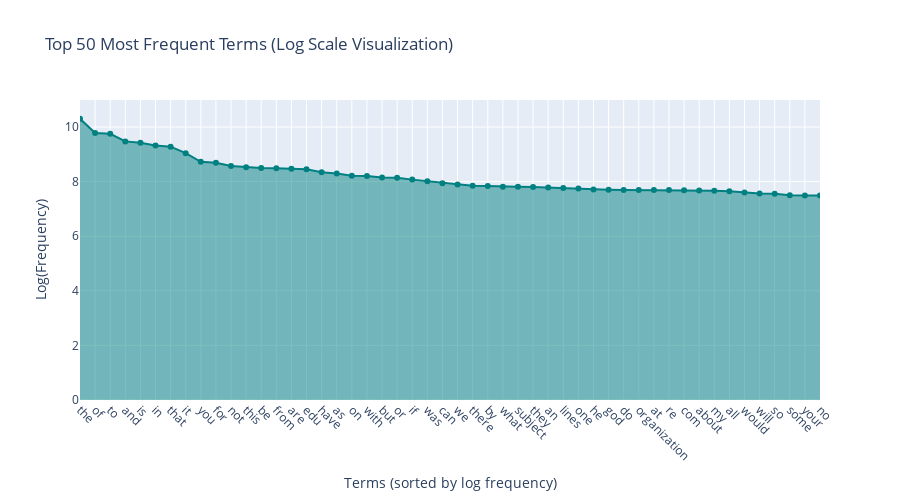

Notebook code cell kept with this figure:
### Markdown cell above
### >>> **Exercise 15 (take home):** 
You can copy the code from the previous exercise and change the 'term_frequencies' variable for the 'term_frequencies_log', comment about the differences that you observe and talk about other possible insights that we can get from a log distribution.

### Code cell
# Answer here
top_freqs_log = np.asarray(term_frequencies_log)[top_terms_idx]

# Sort frequency
sorted_idx = np.argsort(top_freqs_log)[::-1]
top_terms_sorted = top_terms[sorted_idx]
top_freqs_log_sorted = top_freqs_log[sorted_idx]

# Plot with Plotly
fig = go.Figure()

fig.add_trace(go.Scatter(
    x=top_terms_sorted,
    y=top_freqs_log_sorted,
    mode='lines+markers',
    fill='tozeroy',
    line=dict(color='teal'),
    name="Log Term Frequency"
))

fig.update_layout(
    title=f"Top {top_n} Most Frequent Terms (Log Scale Visualization)",
    xaxis_title="Terms (sorted by log frequency)",
    yaxis_title="Log(Frequency)",
    xaxis_tickangle=45,
    height=500,
    width=900
)

fig.show()

# plot with plt
plt.figure(figsize=(15,5))
plt.plot(top_terms_sorted, top_freqs_log_sorted, color='purple', marker='o', label='Term Frequency')
plt.fill_between(top_terms_sorted, top_freqs_log_sorted, color='purple', alpha=0.3)

plt.xticks(rotation=45)
plt.xlabel("Terms (sorted by frequency)")
plt.ylabel("Frequency")
plt.title(f"Top {top_n} Most Frequent Terms (Long Tail Visualization)")
plt.legend()
plt.tight_layout()
plt.show()

### Figure 1 — Plotly figure (JSON) as saved in the notebook; plotly's stock layout.template omitted (floating-point values rounded to 4 significant figures)
{"data": [{"fill": "tozeroy", "line": {"color": "teal"}, "mode": "lines+markers", "name": "Log Term Frequency", "type": "scatter", "x": ["the", "of", "to", "and", "is", "in", "that", "it", "you", "for", "not", "this", "be", "from", "are", "edu", "have", "as", "on", "with", "but", "or", "if", "was", "can", "we", "there", "by", "what", "subject", "they", "an", "lines", "one", "he", "god", "do", "organization", "at", "re", "com", "about", "my", "all", "would", "will", "so", "some", "your", "no"], "y": [10.3, 9.779, 9.754, 9.474, 9.421, 9.326, 9.28, 9.042, 8.725, 8.693, 8.573, 8.53, 8.497, 8.492, 8.47, 8.45, 8.347, 8.298, 8.219, 8.204, 8.147, 8.141, 8.073, 8.013, 7.944, 7.891, 7.846, 7.843, 7.813, 7.81, 7.803, 7.78, 7.763, 7.746, 7.711, 7.703, 7.693, 7.693, 7.692, 7.69, 7.683, 7.672, 7.67, 7.646, 7.601, 7.563, 7.556, 7.497, 7.492, 7.491]}], "layout": {"height": 500, "title": {"text": "Top 50 Most Frequent Terms (Log Scale Visualization)"}, "width": 900, "xaxis": {"tickangle": 45, "title": {"text": "Terms (sorted by log frequency)"}}, "yaxis": {"title": {"text": "Log(Frequency)"}}}}
